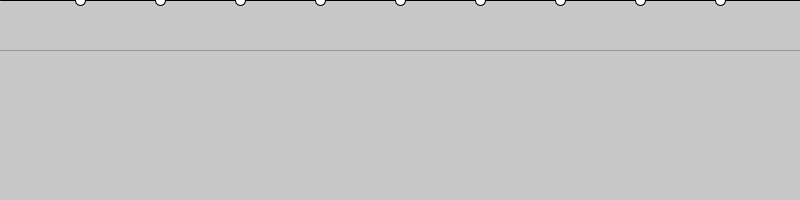
Frame 1 (no input)
Frame 60 (the mouse pressed at the canvas centre just before this capture): identical to frame 1, image omitted
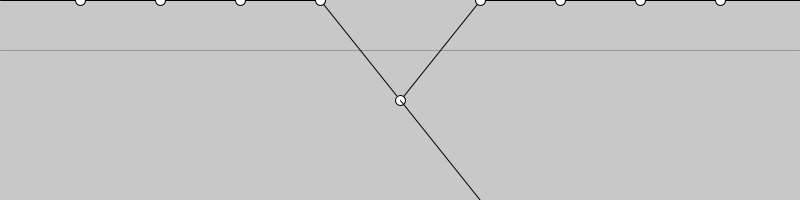
Frame 120 (the mouse held since frame 60 and released just before this capture)

The Processing sketch that drew these frames (run headless with seeded random() and noise(); from frame 60 on, the mouse is pressed at the canvas centre):

// Processing sketch: InterpolationReady
// ── InterpolationReady.pde
// Profile of forces and terrain

int n = 10; //number of values of F calculated for each s
int s = 80; //number of samples for each n
int[] F = new int[11]; //course Force values
float[] FF = new float[800]; //fine Forces interpolated
int i,j;
//int s = 80;
//int n = 10;
int pos;

void setup() {
  size(800,200); // double height to see what interpolation looks like
}


void draw() {
  background(200);
  stroke(150);
  line(0,50,n*s-1,50);
  stroke(0);
  
  for (i = 0; i <n; i = i+1 ) {
    line(s*i, F[i], s*(i+1), F[i+1]);
  }
  
 // line(s*(n-1), F[n-1], s*n, 0);
  
  for (i = 0; i <9; i = i+1) {
    ellipse(s*(i+1),F[i+1], 10, 10);
  }
  
  if (mousePressed == true) {
    pos = (mouseX+s/2)/s;
    F[pos]=mouseY;
  }
// plot seg ments of curving terrain (interpolating force?)
  for (i = 0; i <n; i = i+1) {
    line(i*s,height-F[i],(i+1)*s,height);
  }
  
}


 void mouseReleased(){
  for (i = 0; i<n; i = i+1){
      line(i,height,i+s,height-j);
  }
 }
